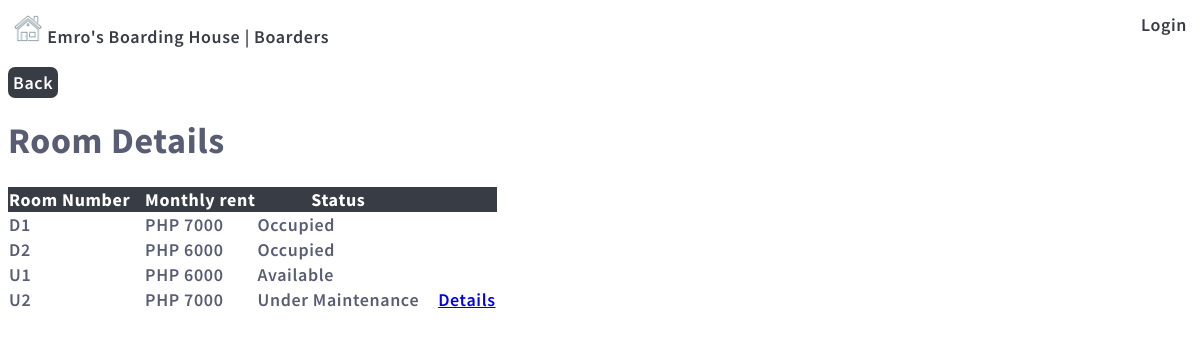
The page /emro_boarding_house/roomt on the database its author committed.
### emro_boarding_house/models.py (models this page shows)
class Roomt(models.Model):
    room_num = models.CharField(max_length=255)
    monthly_rent = models.CharField(max_length=255)
    availability=models.CharField(max_length=255)

### emro_boarding_house/views.py (the view)
# urls.py: path('emro_boarding_house/roomt', views.roomt, name='roomt'),
def roomt (request):
    myroomt = Roomt.objects.all().values()
    template = loader.get_template('roomt.html')
    context = {
        'myroomt' : myroomt,
    }
    return HttpResponse(template.render(context,request))

### emro_boarding_house/templates/roomt.html (shortened to what this page needs)
{% extends "master.html" %}
{% block content %}
<p><a class='btn-back' href='/emro_boarding_house'>Back</a></p>
<h1>Room Details</h1>
<table>
    <thead class="head">
        <tr>
            <th scope='col'>Room Number&nbsp;&nbsp;&nbsp;</th>
            <th scope='col'>Monthly rent</th>
            <th scope='col'>Status</th>
            <th scope='col'></th>
        </tr>
    </thead>
    <tbody>
        {% for x in myroomt %}
        <tr>
            <td>{{x.room_num}}</td>
            <td>{{x.monthly_rent}}</td>
            <td>{{x.availability}}</td>
            <td>&nbsp;&nbsp;&nbsp;
            {% if x.availability == 'Under Maintenance'%}
            <a href="/emro_boarding_house/roomt/maintenance/{{x.id}}">Details</a>
            {% endif %}
            </td>
        </tr>
        {% endfor %}
    </tbody>
</table>
{% endblock %}

### emro_boarding_house/templates/master.html (shortened to what this page needs)
{% load static %}
<!DOCTYPE html>
<html>
<head>
    <link rel="stylesheet" href="{% static 'mystyles.css' %}">
</head>
<div class="topnav">
    <img class='navpic' src="{% static 'haus.png' %}">
    <a href="/" class="ebh">Emro's Boarding House</a> |
    <a href='/emro_boarding_house'>Boarders</a>
    <a class='right' href='/admin'>Login</a>
</div>
<body>
    {%block content %}
    {% endblock %}
</body>
</html>

### mystaticfiles/mystyles.css (style rules this page uses)
body { margin:1; font: 600 18px 'Source Sans Pro', sans-serif; letter-spacing:0.64px; color: #585d74; }
.topnav { background-color: #ffffff; color: #383c44; padding:5px; }
.topnav a:link, .topnav a:visited { text-decoration: none; color: #383c44; }
.btn-back { background-color: #383c44; text-decoration:none; color:rgb(255, 255, 255); border:none; border-radius:7px; padding: 4px 5px; }
table { border-collapse:collapse; border-spacing: 0 10px; }
.head { background-color: #383c44; color:white; font-weight: bold; }
.right { float:right; }
.navpic { width:30px; }

### rows shown on the page
Roomt: room_num "D1", monthly_rent "PHP 7000", availability "Occupied"
Roomt: room_num "D2", monthly_rent "PHP 6000", availability "Occupied"
Roomt: room_num "U1", monthly_rent "PHP 6000", availability "Available"
Roomt: room_num "U2", monthly_rent "PHP 7000", availability "Under Maintenance"
